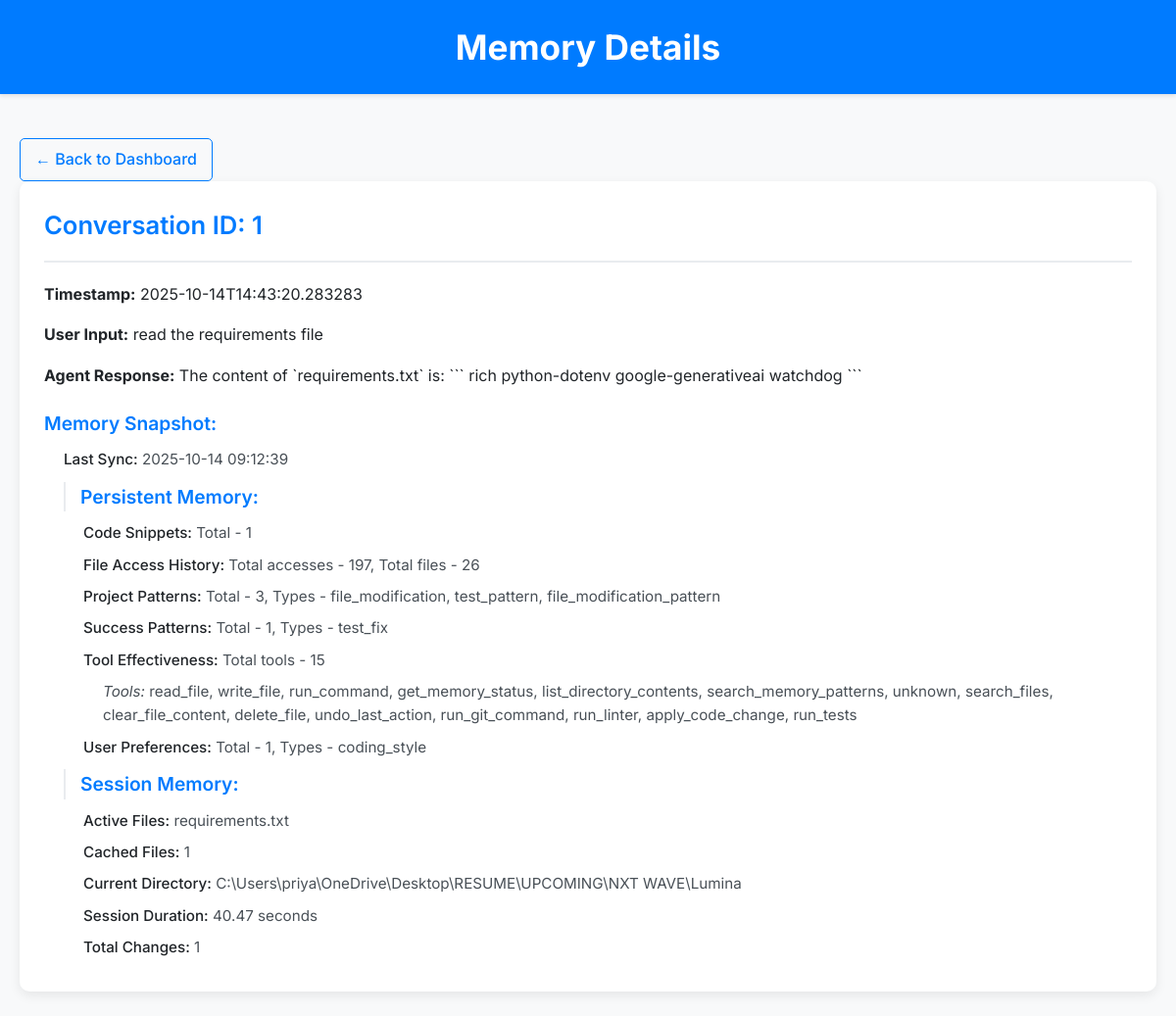
The app's page /memory/1 with its own data.
### tables this page shows
CREATE TABLE conversations (
            id INTEGER PRIMARY KEY AUTOINCREMENT,
            timestamp TEXT NOT NULL,
            user_input TEXT NOT NULL,
            agent_response TEXT,
            tools_used TEXT,
            memory_summary TEXT
        );

### app.py (the view)
@app.route('/memory/<int:conversation_id>')
def memory_detail(conversation_id):
    conversations = get_all_conversations()
    conversation = next((conv for conv in conversations if conv["id"] == conversation_id), None)
    if conversation:
        return render_template('memory_detail.html', conversation=conversation)
    return "Conversation not found", 404

### app.py (called while the page is built)
@app.template_filter('format_timestamp')
def format_timestamp_filter(timestamp):
    if isinstance(timestamp, (int, float)):
        return datetime.fromtimestamp(timestamp).strftime('%Y-%m-%d %H:%M:%S')
    return timestamp

### db_manager.py (called while the page is built)
def get_all_conversations():
    conn = sqlite3.connect(DATABASE_NAME)
    cursor = conn.cursor()
    cursor.execute("SELECT id, timestamp, user_input, agent_response, tools_used, memory_summary FROM conversations ORDER BY timestamp ASC")
    rows = cursor.fetchall()
    conn.close()
    conversations = []
    for row in rows:
        conv_id, timestamp, user_input, agent_response, tools_used_json, memory_summary_json = row
        conversations.append({
            "id": conv_id,
            "timestamp": timestamp,
            "user_input": user_input,
            "agent_response": agent_response,
            "tools_used": json.loads(tools_used_json) if tools_used_json else [],
            "memory_summary": json.loads(memory_summary_json) if memory_summary_json else {}
        })
    return conversations

### templates/memory_detail.html (shortened to what this page needs)
<!DOCTYPE html>
<html lang="en">
<head>
</head>
<body>
    <div class="header">
        <h1>Memory Details</h1>
    </div>
    <a href="/" class="back-link">&#8592; Back to Dashboard</a>
    <div class="content-container">
        <div class="panel">
            <h2>Conversation ID: {{ conversation.id }}</h2>
            <p><strong>Timestamp:</strong> {{ conversation.timestamp | format_timestamp }}</p>
            <p><strong>User Input:</strong> {{ conversation.user_input }}</p>
            <p><strong>Agent Response:</strong> {{ conversation.agent_response }}</p>
            {% if conversation.memory_summary %}
                <div class="memory-section-title">Memory Snapshot:</div>
                {% set memory = conversation.memory_summary %}
                {% if memory.last_sync %}
                    <div class="memory-detail-item"><strong>Last Sync:</strong> {{ memory.last_sync | format_timestamp }}</div>
                {% endif %}
                {% if memory.persistent %}
                    <div class="memory-section-title sub-section">Persistent Memory:</div>
                    {% if memory.persistent.code_snippets %}
                        <div class="memory-detail-item" style="margin-left: 40px;"><strong>Code Snippets:</strong> Total - {{ memory.persistent.code_snippets.total_snippets }}</div>
                    {% endif %}
                    {% if memory.persistent.file_access_history %}
                        <div class="memory-detail-item" style="margin-left: 40px;"><strong>File Access History:</strong> Total accesses - {{ memory.persistent.file_access_history.total_accesses }}, Total files - {{ memory.persistent.file_access_history.total_files }}</div>
                    {% endif %}
                    {% if memory.persistent.project_patterns %}
                        <div class="memory-detail-item" style="margin-left: 40px;"><strong>Project Patterns:</strong> Total - {{ memory.persistent.project_patterns.total_patterns }}, Types - {{ memory.persistent.project_patterns.pattern_types | join(', ') }}</div>
                    {% endif %}
                    {% if memory.persistent.success_patterns %}
                        <div class="memory-detail-item" style="margin-left: 40px;"><strong>Success Patterns:</strong> Total - {{ memory.persistent.success_patterns.total_patterns }}, Types - {{ memory.persistent.success_patterns.pattern_types | join(', ') }}</div>
                    {% endif %}
                    {% if memory.persistent.tool_effectiveness %}
                        <div class="memory-detail-item" style="margin-left: 40px;"><strong>Tool Effectiveness:</strong> Total tools - {{ memory.persistent.tool_effectiveness.total_tools }}</div>
                        {% if memory.persistent.tool_effectiveness.tools %}
                            <div class="memory-detail-item" style="margin-left: 60px;"><em>Tools:</em> {{ memory.persistent.tool_effectiveness.tools | join(', ') }}</div>
                        {% endif %}
                    {% endif %}
                    {% if memory.persistent.user_preferences %}
                        <div class="memory-detail-item" style="margin-left: 40px;"><strong>User Preferences:</strong> Total - {{ memory.persistent.user_preferences.total_preferences }}, Types - {{ memory.persistent.user_preferences.preference_types | join(', ') }}</div>
                    {% endif %}
                {% endif %}
                {% if memory.session %}
                    <div class="memory-section-title sub-section">Session Memory:</div>
                    {% if memory.session.active_files %}
                        <div class="memory-detail-item" style="margin-left: 40px;"><strong>Active Files:</strong> {{ memory.session.active_files | join(', ') }}</div>
                    {% endif %}
                    {% if memory.session.cached_files %}
                        <div class="memory-detail-item" style="margin-left: 40px;"><strong>Cached Files:</strong> {{ memory.session.cached_files }}</div>
                    {% endif %}
                    {% if memory.session.current_directory %}
                        <div class="memory-detail-item" style="margin-left: 40px;"><strong>Current Directory:</strong> {{ memory.session.current_directory }}</div>
                    {% endif %}
                    {% if memory.session.session_duration %}
                        <div class="memory-detail-item" style="margin-left: 40px;"><strong>Session Duration:</strong> {{ "%.2f" | format(memory.session.session_duration) }} seconds</div>
                    {% endif %}
                    {% if memory.session.total_changes %}
                        <div class="memory-detail-item" style="margin-left: 40px;"><strong>Total Changes:</strong> {{ memory.session.total_changes }}</div>
                    {% endif %}
                {% endif %}
            {% else %}
                <p>No memory summary available for this conversation.</p>
            {% endif %}
        </div>
    </div>
</body>
</html>

### templates/memory_detail.html (style rules this page uses)
:root { --primary-color: #007bff; --secondary-color: #6c757d; --background-light: #f8f9fa; --background-dark: #e9ecef; --card-background: #ffffff; --text-dark: #212529; --text-light: #495057; --border-color: #dee2e6; }
body { font-family: 'Inter', sans-serif; margin: 0; padding: 0; background-color: var(--background-light); color: var(--text-dark); line-height: 1.6; }
.header { background-color: var(--primary-color); color: #fff; padding: 20px 0; text-align: center; box-shadow: 0 2px 4px rgba(0, 0, 0, 0.1); margin-bottom: 30px; }
h1 { margin: 0; font-size: 2.2em; font-weight: 700; }
.back-link { display: inline-block; margin-left: 20px; margin-top: 15px; text-decoration: none; color: var(--primary-color); font-weight: 500; padding: 8px 15px; border: 1px solid var(--primary-color); border-radius: 5px; transition: background-color 0.2s, color 0.2s; }
.content-container { max-width: 1200px; margin: 0 auto; padding: 0 20px; }
.panel { background-color: var(--card-background); border-radius: 10px; box-shadow: 0 4px 12px rgba(0, 0, 0, 0.08); padding: 25px; margin-bottom: 25px; }
.panel h2 { color: var(--primary-color); margin-top: 0; border-bottom: 2px solid var(--background-dark); padding-bottom: 15px; margin-bottom: 20px; font-size: 1.6em; font-weight: 600; }
.memory-section-title { font-weight: 600; margin-top: 20px; margin-bottom: 10px; color: var(--primary-color); font-size: 1.2em; }
.memory-detail-item { margin-left: 20px; margin-bottom: 8px; color: var(--text-light); font-size: 0.95em; }
.memory-detail-item strong { color: var(--text-dark); font-weight: 500; }
.sub-section { margin-left: 20px; border-left: 2px solid var(--background-dark); padding-left: 15px; margin-top: 10px; margin-bottom: 10px; }

### records on screen
conversations: id "1", timestamp "2025-10-14T14:43:20.283283", user_input "read the requirements file", agent_response "The content of `requirements.txt` is: ``` rich python-dotenv google-generativeai watchdog ```"

### other values on screen
{{ memory.last_sync | format_timestamp }} "2025-10-14 09:12:39"
{{ memory.persistent.code_snippets.total_snippets }} "1"
{{ memory.persistent.file_access_history.total_accesses }} "197"
{{ memory.persistent.file_access_history.total_files }} "26"
{{ memory.persistent.project_patterns.total_patterns }} "3"
{{ memory.persistent.project_patterns.pattern_types | join(', ') }} "file_modification, test_pattern, file_modification_pattern"
{{ memory.persistent.success_patterns.total_patterns }} "1"
{{ memory.persistent.success_patterns.pattern_types | join(', ') }} "test_fix"
{{ memory.persistent.tool_effectiveness.total_tools }} "15"
{{ memory.persistent.user_preferences.total_preferences }} "1"
{{ memory.persistent.user_preferences.preference_types | join(', ') }} "coding_style"
{{ memory.session.active_files | join(', ') }} "requirements.txt"
{{ memory.session.cached_files }} "1"
{{ memory.session.current_directory }} "C:\\Users\\priya\\OneDrive\\Desktop\\RESUME\\UPCOMING\\NXT WAVE\\Lumina"
{{ "%.2f" | format(memory.session.session_duration) }} "40.47"
